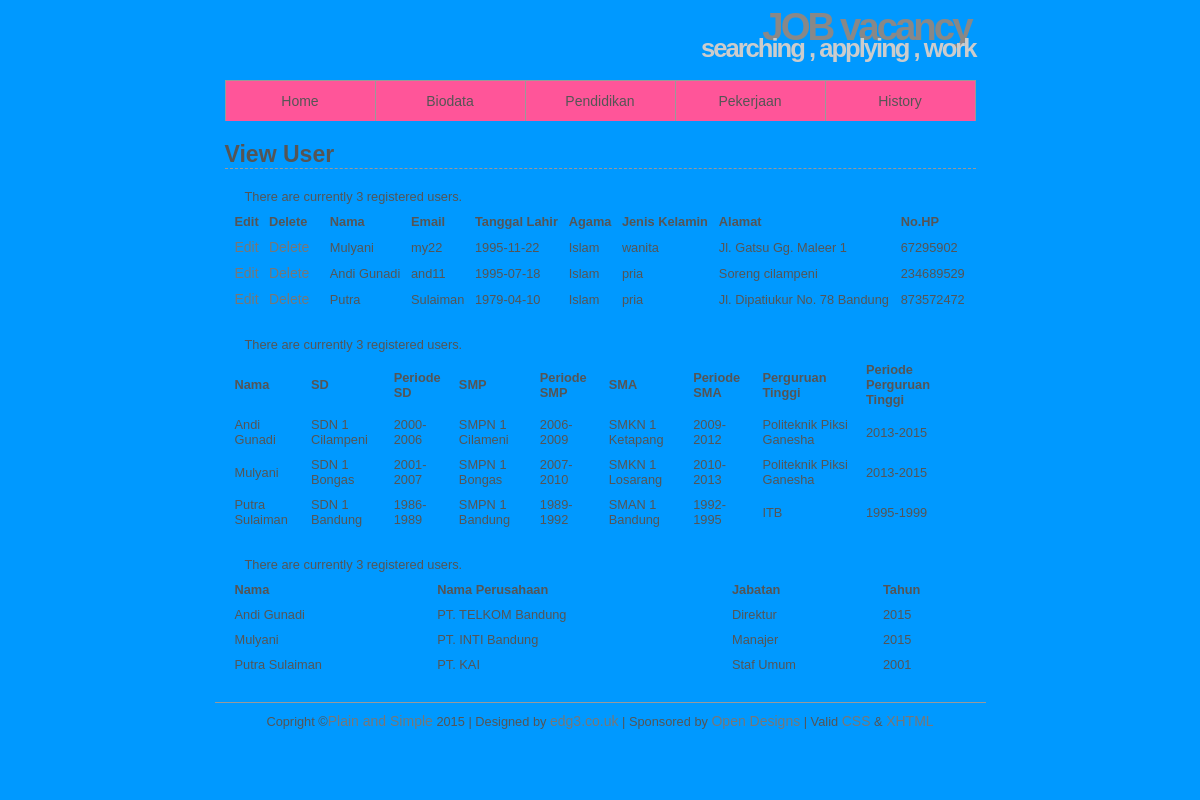
The page /history.php on the database its author committed.
### tables this page shows
CREATE TABLE IF NOT EXISTS `biodata` (
  `user_id` tinyint(4) NOT NULL AUTO_INCREMENT,
  `nama` varchar(40) NOT NULL,
  `email` varchar(20) NOT NULL,
  `tanggal_lahir` date NOT NULL,
  `agama` char(10) NOT NULL,
  `jenis_kelamin` varchar(10) NOT NULL,
  `alamat` varchar(40) NOT NULL,
  `no_hp` int(13) NOT NULL,
  PRIMARY KEY (`user_id`)
);

CREATE TABLE IF NOT EXISTS `pendidikan` (
  `nama` varchar(40) NOT NULL,
  `sd` varchar(40) NOT NULL,
  `periode_sd` longtext NOT NULL,
  `smp` varchar(40) NOT NULL,
  `periode_smp` longtext NOT NULL,
  `sma` varchar(40) NOT NULL,
  `periode_sma` longtext NOT NULL,
  `perguruan_tinggi` varchar(40) NOT NULL,
  `periode_pt` longtext NOT NULL
);

CREATE TABLE IF NOT EXISTS `pekerjaan` (
  `nama` varchar(30) NOT NULL,
  `perusahaan` varchar(30) NOT NULL,
  `jabatan` varchar(20) NOT NULL,
  `tahun` year(4) NOT NULL
);

### history.php (the view, shortened to what this page needs)
<?php
echo '<h1>View User</h1>';
require('mysqli_connect.php');
$q = "SELECT nama, email, tanggal_lahir, agama, jenis_kelamin, alamat, no_hp AS nh, user_id FROM biodata ORDER BY user_id ASC";
$r = @mysqli_query ($dbc, $q);
$num = mysqli_num_rows($r);
if ($num > 0) {
echo "<p> There are currently $num registered users.</p>\n";
echo '<table align="center" cellspacing="10" cellpadding="10" width="100%">
<tr>
<td align ="left"><b>Edit</b></td>
<td align="left"><b>Delete</b></td>
<td align="left"><td><b>Nama</b></td></td>
<td align="left"><b>Email</b></td>
<td align="left"><b>Tanggal Lahir</b></td>
<td align="left"><b>Agama</b></td>
<td align="left"><b>Jenis Kelamin</b></td>
<td align="left"><b>Alamat</b></td>
<td align="left"><b>No.HP</b></td>
</tr>';
while ($row = mysqli_fetch_array($r, MYSQLI_ASSOC))	{
	echo'<tr>
		<td align="left"><a href="edit.php?id=' . $row['user_id'].
		' ">Edit</a></td>
		<td align="left"><a href="delete_user.php?id=' . $row['user_id'].
		'">Delete</a></td>
		<td align ="left"><td>' . $row['nama'] . '</td></td>
		<td align ="left">' . $row['email'] . '</td>
		<td align="left">' . $row['tanggal_lahir'] . '</td>
		<td align ="left">' . $row['agama'] . '</td>
		<td align="left">' . $row['jenis_kelamin'] . '</td>
		<td align="left">' . $row['alamat'] . '</td>
		<td align="left">' . $row['nh'] . '</td>
		</tr>
		';
	}
	echo '</table>';
	} else {
		echo '<p class="error">There are currently no registered users.</p>';
	}
$q = "SELECT nama, sd, periode_sd, smp, periode_smp, sma, periode_sma, perguruan_tinggi, periode_pt AS ppt, nama FROM pendidikan ORDER BY nama ASC";
$r = @mysqli_query ($dbc, $q);
$num = mysqli_num_rows($r);
if ($num > 0) {
echo "<p> There are currently $num registered users.</p>\n";
echo '<table align="center" cellspacing="10" cellpadding="10" width="100%">
<tr>
<td align="left"><b>Nama</b></td>
<td align="left"><b>SD</b></td>
<td align="left"><b>Periode SD</b></td>
<td align="left"><b>SMP</b></td>
<td align="left"><b>Periode SMP</b></td>
<td align="left"><b>SMA</b></td>
<td align="left"><b>Periode SMA</b></td>
<td align="left"><b>Perguruan Tinggi</b></td>
<td align="left"><b>Periode Perguruan Tinggi</b></td>
</tr>';
while ($row = mysqli_fetch_array($r, MYSQLI_ASSOC))	{
	echo'<tr>
		<td align ="left">' . $row['nama'] . '</td>
		<td align ="left">' . $row['sd'] . '</td>
		<td align="left">' . $row['periode_sd'] . '</td>
		<td align ="left">' . $row['smp'] . '</td>
		<td align="left">' . $row['periode_smp'] . '</td>
		<td align="left">' . $row['sma'] . '</td>
		<td align="left">' . $row['periode_sma'] . '</td>
		<td align="left">' . $row['perguruan_tinggi'] . '</td>
		<td align="left">' . $row['ppt'] . '</td>
		</tr>
		';
	}
	echo '</table>';
	} else {
		echo '<p class="error">There are currently no registered users.</p>';
	}
$q = "SELECT nama, perusahaan, jabatan, tahun AS thn, nama FROM pekerjaan ORDER BY nama ASC";
$r = @mysqli_query ($dbc, $q);
$num = mysqli_num_rows($r);
if ($num > 0) {
echo "<p> There are currently $num registered users.</p>\n";
echo '<table align="center" cellspacing="10" cellpadding="10" width="100%">
<tr>
<td align="left"><b>Nama</b></td>
<td align="left"><b>Nama Perusahaan</b></td>
<td align="left"><b>Jabatan</b></td>
<td align="left"><b>Tahun</b></td>
</tr>';
while ($row = mysqli_fetch_array($r, MYSQLI_ASSOC))	{
	echo'<tr>
		<td align ="left">' . $row['nama'] . '</td>
		<td align ="left">' . $row['perusahaan'] . '</td>
		<td align="left">' . $row['jabatan'] . '</td>
		<td align ="left">' . $row['thn'] . '</td>
		</tr>
		';
	}
	echo '</table>';
	} else {
		echo '<p class="error">There are currently no registered users.</p>';
	}
?>

### css/style.css (style rules this page uses)
* { border:0; margin:0; padding:0; }
a { color:#777; text-decoration:none; }
body { background:#0099ff; color:#555; font:0.8em Arial, Helvetica, "bitstream vera sans", sans-serif; }
#header { border-bottom:1px solid #999; height:80px; margin:0 auto; width:751px; }
#header h1 { color:#888; font-size:300%; letter-spacing:-3px; text-align:right; padding:5px; margin-bottom:-20px; }
#header h2 { color:#CCC; font-size:200%; letter-spacing:-2px; text-align:right; }
#navigation { background:#ff5599; border-right:1px solid #999; margin:0 auto; width:750px; height:40px; list-style:none; }
#navigation li { border-left:1px solid #999; float:left; width:149px; list-style:none; }
#navigation a { color:#555; display:block; line-height:40px; text-align:center; }
#content { height:auto; margin:0 auto; padding:0 0 20px; width:751px; }
#content h1 { border-bottom:1px dashed #999; font-size:1.8em; padding:20px 0 0; }
#content p { padding:20px 20px 0; }
#footer { border-top:1px solid #999; height:50px; margin:0 auto; padding:10px; text-align:center; width:751px; }

### css/login.css (style rules this page uses)
a { text-decoration:none; font-size:14px; }

### rows shown on the page
biodata: nama "Mulyani", email "my22", tanggal_lahir "1995-11-22", agama "Islam", jenis_kelamin "wanita", alamat "Jl. Gatsu Gg. Maleer 1", no_hp "67295902"
biodata: nama "Andi Gunadi", email "and11", tanggal_lahir "1995-07-18", agama "Islam", jenis_kelamin "pria", alamat "Soreng cilampeni", no_hp "234689529"
biodata: nama "Putra", email "Sulaiman", tanggal_lahir "1979-04-10", agama "Islam", jenis_kelamin "pria", alamat "Jl. Dipatiukur No. 78 Bandung", no_hp "873572472"
pendidikan: nama "Andi Gunadi", sd "SDN 1 Cilampeni", periode_sd "2000-2006", smp "SMPN 1 Cilameni", periode_smp "2006-2009", sma "SMKN 1 Ketapang", periode_sma "2009-2012", perguruan_tinggi "Politeknik Piksi Ganesha", periode_pt "2013-2015"
pendidikan: nama "Mulyani", sd "SDN 1 Bongas", periode_sd "2001-2007", smp "SMPN 1 Bongas", periode_smp "2007-2010", sma "SMKN 1 Losarang", periode_sma "2010-2013", perguruan_tinggi "Politeknik Piksi Ganesha", periode_pt "2013-2015"
pendidikan: nama "Putra Sulaiman", sd "SDN 1 Bandung", periode_sd "1986-1989", smp "SMPN 1 Bandung", periode_smp "1989-1992", sma "SMAN 1 Bandung", periode_sma "1992-1995", perguruan_tinggi "ITB", periode_pt "1995-1999"
pekerjaan: nama "Andi Gunadi", perusahaan "PT. TELKOM Bandung", jabatan "Direktur", tahun "2015"
pekerjaan: nama "Mulyani", perusahaan "PT. INTI Bandung", jabatan "Manajer", tahun "2015"
pekerjaan: nama "Putra Sulaiman", perusahaan "PT. KAI", jabatan "Staf Umum", tahun "2001"

### other values the page prints
$num "3"
